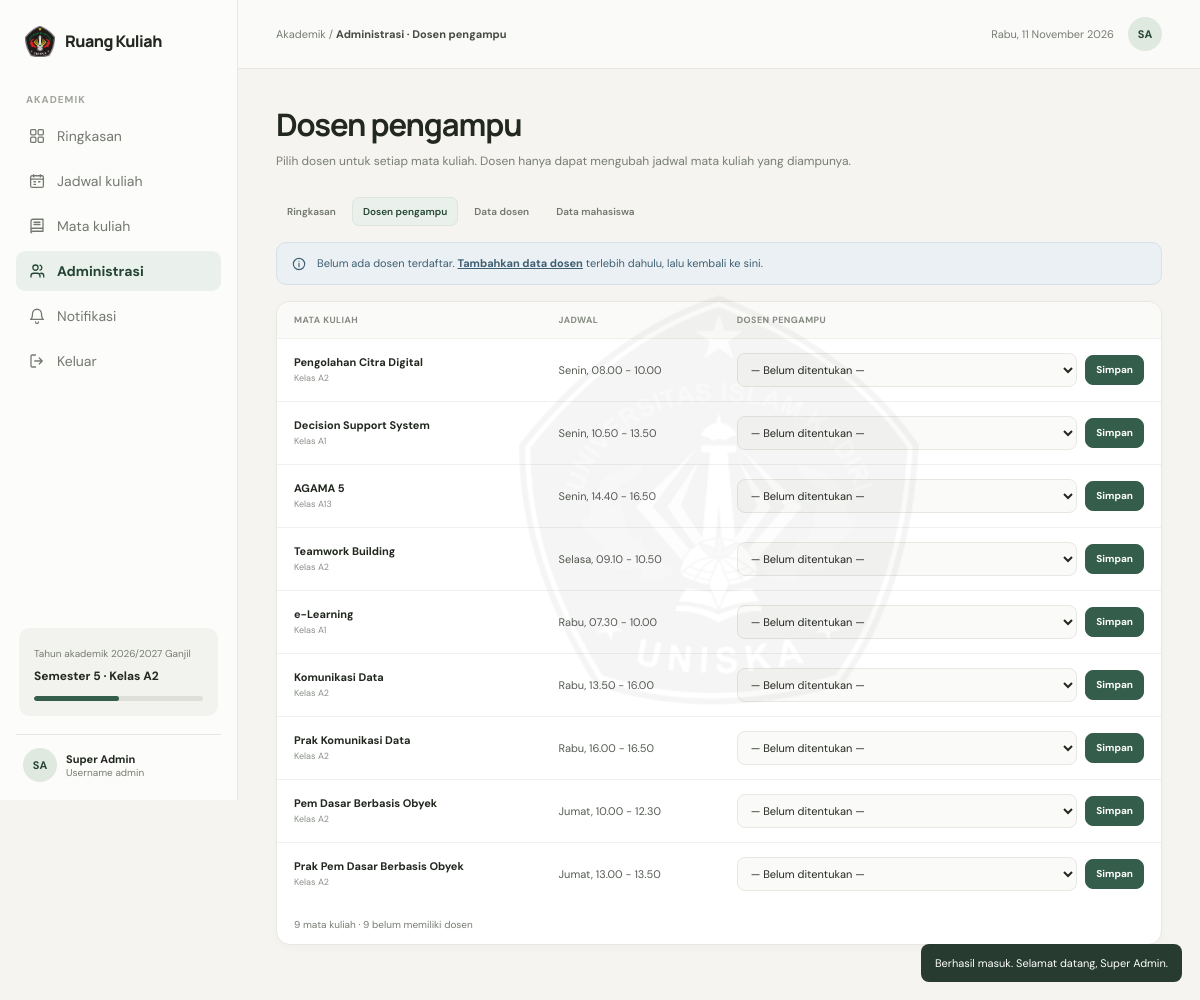
/admin/pengampu.php (signed in), run on the app's committed database.
### tables this page shows
CREATE TABLE `jadwal` (
  `id`             INT UNSIGNED NOT NULL AUTO_INCREMENT,
  `mata_kuliah_id` INT UNSIGNED NOT NULL,
  `hari`           ENUM('Senin','Selasa','Rabu','Kamis','Jumat') NOT NULL,
  `jam_mulai`      TIME         NOT NULL,
  `jam_selesai`    TIME         NOT NULL,
  `kelas`          VARCHAR(10)  NOT NULL,
  `ruang`          VARCHAR(20)  NOT NULL,
  `jenis`          ENUM('Kuliah','Praktikum') NOT NULL DEFAULT 'Kuliah',
  `diubah_pada`    DATETIME     NULL DEFAULT NULL,
  `created_at`     DATETIME     NOT NULL DEFAULT CURRENT_TIMESTAMP,
  PRIMARY KEY (`id`),
  KEY `idx_jadwal_mk` (`mata_kuliah_id`),
  KEY `idx_jadwal_hari` (`hari`, `jam_mulai`),
  CONSTRAINT `fk_jadwal_mk` FOREIGN KEY (`mata_kuliah_id`)
    REFERENCES `mata_kuliah` (`id`) ON DELETE CASCADE ON UPDATE CASCADE
);

### includes/helpers.php (called while the page is built, shortened)
<?php
function app_config(?string $key = null)
{
    static $cfg = null;
    if ($cfg === null) {
        $cfg = require __DIR__ . '/../config/app.php';
    }
    return $key === null ? $cfg : ($cfg[$key] ?? null);
}
function e($value): string
{
    return htmlspecialchars((string) $value, ENT_QUOTES | ENT_SUBSTITUTE, 'UTF-8');
}
function base_url(): string
{
    static $base = null;
    if ($base !== null) {
        return $base;
    }
    $doc  = isset($_SERVER['DOCUMENT_ROOT']) ? realpath($_SERVER['DOCUMENT_ROOT']) : false;
    $root = realpath(__DIR__ . '/..');
    if ($doc && $root) {
        $doc  = rtrim(str_replace('\\', '/', $doc), '/');
        $root = rtrim(str_replace('\\', '/', $root), '/');
        if (stripos($root, $doc) === 0) {
            return $base = rtrim(substr($root, strlen($doc)), '/');
        }
    }
    $dir = rtrim(str_replace('\\', '/', dirname($_SERVER['SCRIPT_NAME'] ?? '/')), '/');
    $dir = preg_replace('#/(admin|actions)$#', '', $dir);
    return $base = $dir;
}
function url(string $path = ''): string
{
    return base_url() . '/' . ltrim($path, '/');
}
function asset(string $path): string
{
    return url('assets/' . ltrim($path, '/'));
}
function asset_v(string $path): string
{
    $file = __DIR__ . '/../assets/' . ltrim($path, '/');
    return asset($path) . (is_file($file) ? '?v=' . filemtime($file) : '');
}
function format_jam(string $time): string
{
    return str_replace(':', '.', substr($time, 0, 5));
}
function format_rentang(string $mulai, string $selesai): string
{
    return format_jam($mulai) . ' - ' . format_jam($selesai);
}
function bulan_id(int $n): string
{
    static $names = [1 => 'Januari', 'Februari', 'Maret', 'April', 'Mei', 'Juni',
        'Juli', 'Agustus', 'September', 'Oktober', 'November', 'Desember'];
    return $names[$n] ?? '';
}
function hari_id_dari_tanggal(?int $timestamp = null): string
{
    static $names = [1 => 'Senin', 'Selasa', 'Rabu', 'Kamis', 'Jumat', 'Sabtu', 'Minggu'];
    return $names[(int) date('N', $timestamp ?? time())];
}
function tanggal_id(?string $datetime = null, bool $withTime = true): string
{
    $ts = $datetime ? strtotime($datetime) : time();
    $out = date('j', $ts) . ' ' . bulan_id((int) date('n', $ts)) . ' ' . date('Y', $ts);
    return $withTime ? $out . ', ' . date('H.i', $ts) : $out;
}
function initials(string $nama): string
{
    $words = preg_split('/\s+/u', trim($nama)) ?: [];
    $letters = '';
    foreach ($words as $w) {
        $first = mb_substr(preg_replace('/^[^\p{L}]+/u', '', $w) ?? '', 0, 1);
        if ($first !== '') {
            $letters .= mb_strtoupper($first);
        }
        if (mb_strlen($letters) >= 2) {
            break;
        }
    }
    return $letters !== '' ? $letters : '?';
}
function semester_progress(): int
{
    $start = strtotime((string) app_config('semester_mulai'));
    $end   = strtotime((string) app_config('semester_selesai'));
    $pct = (time() - $start) / ($end - $start) * 100;
    return (int) max(0, min(100, round($pct)));
}

### config/app.php (called while the page is built)
<?php
return [
    'app_name'        => 'Ruang Kuliah',
    'campus_name'     => 'Universitas Islam Kadiri',
    'timezone'        => 'Asia/Jakarta',
    'tahun_akademik'  => '2026/2027 Ganjil',
    'semester'        => 5,
    'kelas_aktif'     => 'A2',
    'semester_mulai'  => '2026-09-07',
    'semester_selesai'=> '2027-01-15',
    'base_url'        => null,
    'show_demo_hint'  => true,
    'login_max_gagal' => 5,
    'login_kunci_detik' => 60,
];

### config/database.php (called while the page is built)
<?php
$dbConfig = [
    'host'     => '127.0.0.1',
    'port'     => 3306,
    'name'     => 'ruangkuliah',
    'user'     => 'root',
    'pass'     => '',
    'charset'  => 'utf8mb4',
    'timezone' => '+07:00',
];
function db(): PDO
{
    static $pdo = null;
    global $dbConfig;
    if ($pdo instanceof PDO) {
        return $pdo;
    }
    $dsn = sprintf(
        'mysql:host=%s;port=%d;dbname=%s;charset=%s',
        $dbConfig['host'], $dbConfig['port'], $dbConfig['name'], $dbConfig['charset']
    );
    try {
        $pdo = new PDO($dsn, $dbConfig['user'], $dbConfig['pass'], [
            PDO::ATTR_ERRMODE            => PDO::ERRMODE_EXCEPTION,
            PDO::ATTR_DEFAULT_FETCH_MODE => PDO::FETCH_ASSOC,
            PDO::ATTR_EMULATE_PREPARES   => false,
        ]);
        $pdo->exec("SET time_zone = '" . $dbConfig['timezone'] . "'");
    } catch (PDOException $e) {
        http_response_code(500);
        echo '<!DOCTYPE html><meta charset="utf-8"><title>Database tidak terhubung</title>'
           . '<body style="font-family:sans-serif;max-width:560px;margin:60px auto;line-height:1.6">'
           . '<h2>Database belum terhubung</h2>'
           . '<p>Pastikan <strong>MySQL</strong> sudah berjalan di XAMPP dan file '
           . '<code>database/ruangkuliah.sql</code> sudah diimport lewat phpMyAdmin.</p>'
           . '<p>Pengaturan koneksi ada di <code>config/database.php</code>.</p></body>';
        exit;
    }
    return $pdo;
}

### includes/auth.php (called while the page is built, shortened)
<?php
function is_valid_role(string $role): bool
{
    return isset(ROLE_TABLE[$role]);
}
function current_user(): ?array
{
    static $cache = false;
    if ($cache !== false) {
        return $cache;
    }
    $role = (string) $_SESSION['user']['role'];
    $t  = ROLE_TABLE[$role];
    $st = db()->prepare("SELECT id, nama, {$t['ident']} AS ident FROM {$t['table']} WHERE id = ? LIMIT 1");
    $st->execute([(int) $_SESSION['user']['id']]);
    $row = $st->fetch();
    return $cache = [
        'role'  => $role,
        'id'    => (int) $row['id'],
        'nama'  => $row['nama'],
        'ident' => $row['ident'],
    ];
}
function require_login(): array
{
    $user = current_user();
    return $user;
}
function require_role(array $roles): array
{
    $user = require_login();
    return $user;
}

### includes/queries.php (called while the page is built, shortened)
<?php
function q_jadwal(?int $dosenId = null): array
{
    if ($dosenId !== null) {
        $st = db()->prepare(SQL_JADWAL . ' WHERE m.dosen_id = ? ORDER BY j.hari, j.jam_mulai');
        $st->execute([$dosenId]);
    } else {
        $st = db()->query(SQL_JADWAL . ' ORDER BY j.hari, j.jam_mulai');
    }
    return $st->fetchAll();
}
function q_matkul(?int $dosenId = null): array
{
    $sql = 'SELECT m.id, m.nama, m.dosen_id, d.nama AS dosen, d.nip
            FROM mata_kuliah m LEFT JOIN dosen d ON d.id = m.dosen_id';
    if ($dosenId !== null) {
        $st = db()->prepare($sql . ' WHERE m.dosen_id = ? ORDER BY m.id');
        $st->execute([$dosenId]);
    } else {
        $st = db()->query($sql . ' ORDER BY m.id');
    }
    $list = $st->fetchAll();
    $sessions = [];
    foreach (q_jadwal($dosenId) as $j) {
        $sessions[$j['mk_id']][] = $j;
    }
    return $list;
}
function q_notif_terakhir_dibaca(array $user): int
{
    $st = db()->prepare('SELECT terakhir_id FROM notifikasi_dibaca WHERE role = ? AND user_id = ?');
    $st->execute([$user['role'], $user['id']]);
    return (int) ($st->fetchColumn() ?: 0);
}
function q_notif_unread_count(array $user): int
{
    $st = db()->prepare('SELECT COUNT(*) FROM notifikasi WHERE id > ?');
    $st->execute([q_notif_terakhir_dibaca($user)]);
    return (int) $st->fetchColumn();
}
function q_dosen_options(): array
{
    return db()->query('SELECT id, nama, nip FROM dosen ORDER BY nama')->fetchAll();
}

### admin/pengampu.php (the view, shortened to what this page needs)
<?php
$user = require_role(['admin']);
$matkul = q_matkul();
$dosen  = q_dosen_options();
$crumb      = 'Administrasi · Dosen pengampu';
$page_key   = 'admin';
include __DIR__ . '/../includes/layout_top.php';
?>
        <section class="page active" id="pengampuPage">
          <div class="page-heading">
            <div><h1>Dosen pengampu</h1><p class="subtitle">Pilih dosen untuk setiap mata kuliah. Dosen hanya dapat mengubah jadwal mata kuliah yang diampunya.</p></div>
          </div>
          <?php if (!$dosen): ?>
            <div class="alert info" role="status"><?= icon('info') ?><span>Belum ada dosen terdaftar. <a href="<?= e(url('admin/dosen.php')) ?>">Tambahkan data dosen</a> terlebih dahulu, lalu kembali ke sini.</span></div>
          <?php endif; ?>
          <div class="schedule-shell">
            <div class="table-wrap">
              <table>
                <thead>
                  <tr>
                    <th>Mata kuliah</th>
                    <th>Jadwal</th>
                    <th>Dosen pengampu</th>
                  </tr>
                </thead>
                <tbody>
                  <?php foreach ($matkul as $m): ?>
                    <tr>
                      <td>
                        <strong><?= e($m['nama']) ?></strong>
                        <div class="cell-sub">
                          <?php if ($m['sesi']): ?>
                            Kelas <?= e(implode(', ', array_unique(array_column($m['sesi'], 'kelas')))) ?>
                          <?php endif; ?>
                        </div>
                      </td>
                      <td class="nowrap">
                        <?php foreach ($m['sesi'] as $s): ?>
                          <div><?= e($s['hari']) ?>, <?= e(format_rentang($s['jam_mulai'], $s['jam_selesai'])) ?></div>
                        <?php endforeach; ?>
                      </td>
                      <td class="col-assign">
                        <form class="inline-form" method="post" action="<?= e(url('actions/pengampu_update.php')) ?>">
                          <select name="dosen_id" aria-label="Dosen pengampu <?= e($m['nama']) ?>">
                            <option value="">— Belum ditentukan —</option>
                          </select>
                          <button class="btn small" type="submit">Simpan</button>
                        </form>
                      </td>
                    </tr>
                  <?php endforeach; ?>
                </tbody>
              </table>
            </div>
            <div class="course-count"><?= count($matkul) ?> mata kuliah · <?= count(array_filter($matkul, function ($m) { return $m['dosen_id'] === null; })) ?> belum memiliki dosen</div>
          </div>
        </section>
<?php include __DIR__ . '/../includes/layout_bottom.php'; ?>

### includes/layout_top.php (shortened to what this page needs)
<?php
$user       = require_login();
$page_title = $page_title ?? 'Ringkasan';
$page_key   = $page_key ?? '';
$appName    = (string) app_config('app_name');
$unread     = q_notif_unread_count($user);
$nav = [
    ['key' => 'dashboard',  'label' => 'Ringkasan',     'href' => 'dashboard.php',  'icon' => 'grid'],
    ['key' => 'jadwal',     'label' => 'Jadwal kuliah', 'href' => 'jadwal.php',     'icon' => 'calendar'],
    ['key' => 'matkul',     'label' => 'Mata kuliah',   'href' => 'matkul.php',     'icon' => 'book'],
];
if ($user['role'] === 'admin') {
    $nav[] = ['key' => 'admin', 'label' => 'Administrasi', 'href' => 'admin/index.php', 'icon' => 'users'];
}
$nav[] = ['key' => 'notifikasi', 'label' => 'Notifikasi', 'href' => 'notifikasi.php', 'icon' => 'bell', 'badge' => $unread];
$identLabel = ['mahasiswa' => 'NPM ', 'dosen' => 'NIP ', 'admin' => 'Username '][$user['role']];
?>
<!DOCTYPE html>
<html lang="id">
<head>
  <link rel="stylesheet" href="<?= e(asset_v('css/app.css')) ?>">
</head>
<body data-base="<?= e(base_url()) ?>">
  <div class="app">
    <aside class="sidebar">
      <a class="brand" href="<?= e(url('dashboard.php')) ?>">
        <img class="brand-logo" src="<?= e(asset('img/logo-uniska.png')) ?>" alt="Logo UNISKA">
        <?= e($appName) ?>
      </a>
      <div class="nav-label">Akademik</div>
      <nav class="nav" aria-label="Navigasi utama">
        <?php foreach ($nav as $item): ?>
          <a class="nav-btn <?= $page_key === $item['key'] ? 'active' : '' ?>" href="<?= e(url($item['href'])) ?>"
             <?= $page_key === $item['key'] ? 'aria-current="page"' : '' ?>>
            <?= icon($item['icon']) ?>
            <span><?= e($item['label']) ?></span>
          </a>
        <?php endforeach; ?>
        <form method="post" action="<?= e(url('logout.php')) ?>" class="nav-form">
          <button class="nav-btn" type="submit">
            <?= icon('logout') ?>
            <span>Keluar</span>
          </button>
        </form>
      </nav>
      <div class="sidebar-bottom">
        <div class="semester-card">
          <small>Tahun akademik <?= e(app_config('tahun_akademik')) ?></small>
          <strong>Semester <?= (int) app_config('semester') ?> · Kelas <?= e(app_config('kelas_aktif')) ?></strong>
          <div class="semester-line" title="<?= semester_progress() ?>% semester berjalan"><span style="width: <?= semester_progress() ?>%"></span></div>
        </div>
        <div class="profile">
          <div class="avatar"><?= e(initials($user['nama'])) ?></div>
          <div class="profile-text">
            <strong><?= e($user['nama']) ?></strong>
            <small><?= $user['role'] !== 'admin' ? e(ROLE_LABEL[$user['role']]) . ' · ' : '' ?><?= e($identLabel . $user['ident']) ?></small>
          </div>
        </div>
      </div>
    </aside>
    <main class="main">
      <header class="topbar">
        <div class="breadcrumb">Akademik <span aria-hidden="true">/</span> <strong><?= e($crumb ?? $page_title) ?></strong></div>
        <div class="top-right">
          <span class="today-label"><?= e(hari_id_dari_tanggal() . ', ' . tanggal_id(null, false)) ?></span>
          <div class="avatar" title="<?= e($user['nama']) ?>"><?= e(initials($user['nama'])) ?></div>
        </div>
      </header>
      <div class="content">

### data on the page
jadwal: hari "Senin", format_rentang($s['jam_mulai'], $s['jam_selesai']) "08.00 - 10.00"
jadwal: hari "Senin", format_rentang($s['jam_mulai'], $s['jam_selesai']) "10.50 - 13.50"
jadwal: hari "Senin", format_rentang($s['jam_mulai'], $s['jam_selesai']) "14.40 - 16.50"
jadwal: hari "Selasa", format_rentang($s['jam_mulai'], $s['jam_selesai']) "09.10 - 10.50"
jadwal: hari "Rabu", format_rentang($s['jam_mulai'], $s['jam_selesai']) "07.30 - 10.00"
jadwal: hari "Rabu", format_rentang($s['jam_mulai'], $s['jam_selesai']) "13.50 - 16.00"
jadwal: hari "Rabu", format_rentang($s['jam_mulai'], $s['jam_selesai']) "16.00 - 16.50"
jadwal: hari "Jumat", format_rentang($s['jam_mulai'], $s['jam_selesai']) "10.00 - 12.30"
jadwal: hari "Jumat", format_rentang($s['jam_mulai'], $s['jam_selesai']) "13.00 - 13.50"

### other printed values
$appName "Ruang Kuliah"
$item['label'] "Ringkasan"
$item['label'] "Jadwal kuliah"
$item['label'] "Mata kuliah"
$item['label'] "Administrasi"
$item['label'] "Notifikasi"
app_config('tahun_akademik') "2026/2027 Ganjil"
app_config('semester') "5"
app_config('kelas_aktif') "A2"
initials($user['nama']) "SA"
$user['nama'] "Super Admin"
$identLabel . $user['ident'] "Username admin"
$crumb "Administrasi · Dosen pengampu"
hari_id_dari_tanggal() . ', ' . tanggal_id(null, false) "Rabu, 11 November 2026"
$label "Ringkasan"
